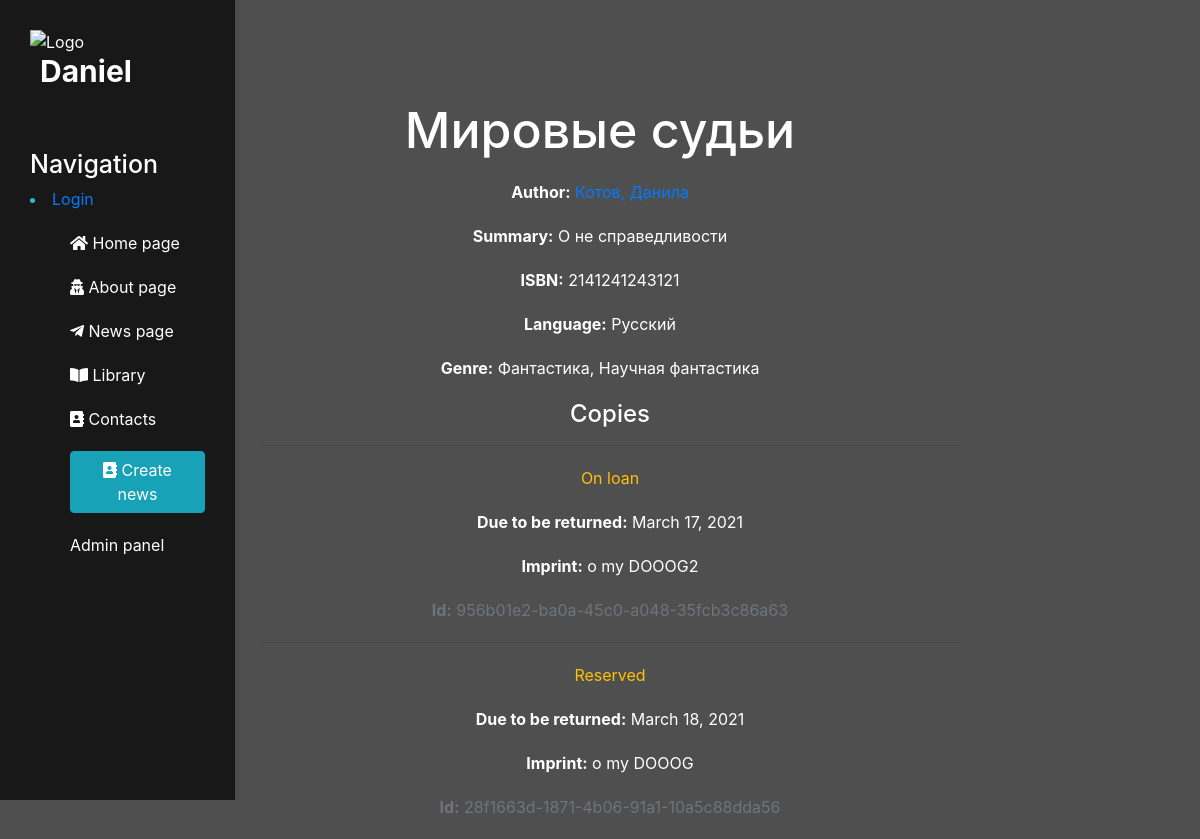
Page /library/book/3 on the committed database.
### library/models.py (models this page shows, shortened)
class Book(models.Model):
    title = models.CharField(max_length=200)
    author = models.ForeignKey('Author', on_delete=models.SET_NULL, null=True)
    summary = models.TextField(max_length=1000, help_text="Enter a brief description of the book")
    isbn = models.CharField('ISBN', max_length=13,
                            help_text='13 Character <a href="https://www.isbn-international.org/content/what-isbn'
                                      '">ISBN number</a>')
    genre = models.ManyToManyField(Genre, help_text="Select a genre for this book")
    language = models.ForeignKey('Language', on_delete=models.SET_NULL, null=True)
    class Meta:
        ordering = ['title', 'author']
    def display_genre(self):
        """Creates a string for the Genre. This is required to display genre in Admin."""
        return ', '.join([genre.name for genre in self.genre.all()[:3]])
    display_genre.short_description = 'Genre'

class Author(models.Model):
    first_name = models.CharField(max_length=100)
    last_name = models.CharField(max_length=100)
    date_of_birth = models.DateField(null=True, blank=True)
    date_of_death = models.DateField('Died', null=True, blank=True)
    class Meta:
        ordering = ['last_name', 'first_name']
    def __str__(self):
        return '%s, %s' % (self.last_name, self.first_name)

class Language(models.Model):
    name = models.CharField(
        max_length=200,
        help_text="Enter the book's natural language (e.g. English, French, Japanese etc.)")
    def __str__(self):
        return self.name

class Genre(models.Model):
    name = models.CharField(
        max_length=200,
        help_text="Enter a book genre (e.g. Science Fiction, French Poetry etc.)")
    def __str__(self):
        return self.name

class BookInstance(models.Model):
    id = models.UUIDField(primary_key=True, default=uuid.uuid4,
                          help_text="Unique ID for this particular book across whole library")
    book = models.ForeignKey('Book', on_delete=models.RESTRICT)
    imprint = models.CharField(max_length=200)
    due_back = models.DateField(null=True, blank=True)
    borrower = models.ForeignKey(User, on_delete=models.SET_NULL, null=True, blank=True)
    LOAN_STATUS = (
        ('m', 'Maintenance'),
        ('o', 'On loan'),
        ('a', 'Available'),
        ('r', 'Reserved'),
    )
    status = models.CharField(
        max_length=1,
        choices=LOAN_STATUS,
        blank=True,
        default='m',
        help_text='Book availability')
    class Meta:
        ordering = ["due_back"]
        permissions = (("can_mark_returned", "Set book as returned"),)

### library/views.py (the view)
# urls.py: url(r'^book/(?P<pk>\d+)$', views.BookDetailView.as_view(), name='book-detail'),
class BookDetailView(generic.DetailView):
    model = Book

### templates/library/book_detail.html (shortened to what this page needs)
{% extends "main/layout.html" %}
{% block content %}
    <div class="features">
    <h1>{{ book.title }}</h1>
      <p><strong>Author:</strong> <a href="">{{ book.author }}</a></p>
      <p><strong>Summary:</strong> {{ book.summary }}</p>
      <p><strong>ISBN:</strong> {{ book.isbn }}</p>
      <p><strong>Language:</strong> {{ book.language }}</p>
      <p><strong>Genre:</strong> {% for genre in book.genre.all %} {{ genre }}{% if not forloop.last %}, {% endif %}{% endfor %}</p>
      <div style="margin-left:20px;margin-top:20px">
            <h4>Copies</h4>
            {% for copy in book.bookinstance_set.all %}
            <hr>
            <p class="{% if copy.status == 'a' %}text-success{% elif copy.status == 'd' %}text-danger{% else %}text-warning{% endif %}">{{ copy.get_status_display }}</p>
            {% if copy.status != 'a' %}<p><strong>Due to be returned:</strong> {{copy.due_back}}</p>{% endif %}
            <p><strong>Imprint:</strong> {{copy.imprint}}</p>
            <p class="text-muted"><strong>Id:</strong> {{copy.id}}</p>
            {% endfor %}
      </div>
    </div>
{% endblock %}

### static/main/css/main.css (style rules this page uses)
body { background: #4f4f4f; }
main .features { float: left; color: #fff; margin-top: 100px; text-align: center; width: 75%; }
main .features h1 { font-size: 50px; }
main .features p { max-width: 400px; margin: 20px auto; }

### rows in the picture
Book: title "Мировые судьи", author "Котов, Данила", summary "О не справедливости", isbn "2141241243121", language "Русский"
Genre: name "Фантастика"
Genre: name "Научная фантастика"
BookInstance: status "On loan", due_back "March 17, 2021", imprint "o my DOOOG2", id "956b01e2-ba0a-45c0-a048-35fcb3c86a63"
BookInstance: status "Reserved", due_back "March 18, 2021", imprint "o my DOOOG", id "28f1663d-1871-4b06-91a1-10a5c88dda56"
